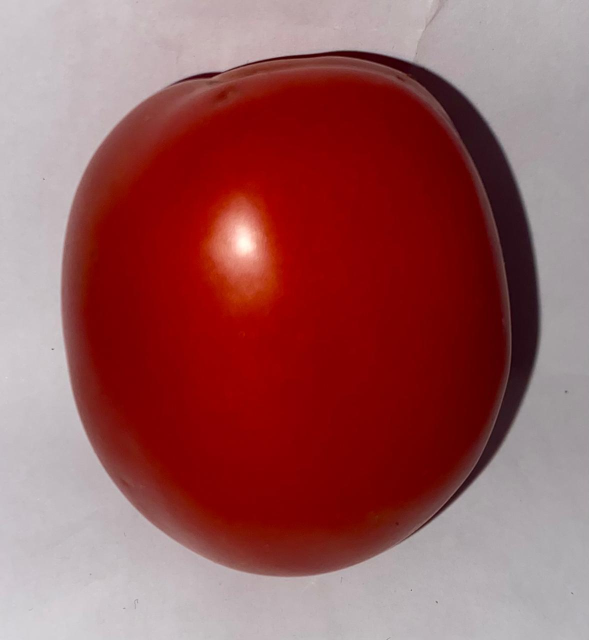
#> input picture citra/tomat/matang/1.jpg, 1177 x 1280 px (shown at 1/2 size)
$ python segmentasi_morfologi_hsi.py
#> lines starting #> are read from the running program, lines starting #| are printed output that depends on the picture; after the words box and inside, x2 and y2 are one past the last pixel; in counts of white or black regions, pixels touching at a corner belong together
import cv2
import numpy as np
import matplotlib.pyplot as plt

# === 1. BACA CITRA ===
img = cv2.imread("tomat/matang/1.jpg")
#> img is the input picture: shape (1280, 1177, 3); mean B, G, R 91, 90.3, 152.7
img_rgb = cv2.cvtColor(img, cv2.COLOR_BGR2RGB)  # Konversi ke RGB untuk ditampilkan di matplotlib

# === 2. KONVERSI KE GRAYSCALE ===
gray = cv2.cvtColor(img, cv2.COLOR_BGR2GRAY)

# === 3. THRESHOLDING (OBJEK PUTIH, BACKGROUND HITAM) ===
_, mask = cv2.threshold(gray, 0, 255, cv2.THRESH_BINARY_INV + cv2.THRESH_OTSU)
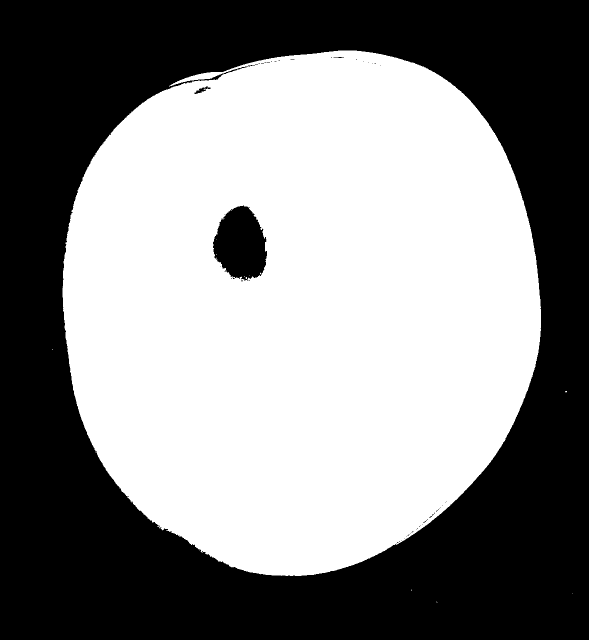
#> mask: shape (1280, 1177) (shown at 1/2 size); 52.4% white; 58 black regions (54 under 20 px), largest, box (x1, y1, x2, y2) and area: (0, 0, 1177, 1280) 704645, (426, 411, 534, 561) 11757, (388, 173, 422, 188) 172, (667, 114, 688, 116) 27

# === 4. PERBAIKI MASK DENGAN MORPHOLOGICAL OPERATION ===
kernel = np.ones((5, 5), np.uint8)
mask = cv2.morphologyEx(mask, cv2.MORPH_CLOSE, kernel)
#> mask: shape (1280, 1177); 52.5% white; 4 black regions, box (x1, y1, x2, y2) and area: (0, 0, 1177, 1280) 704018, (427, 412, 534, 555) 11540, (393, 177, 407, 186) 84, (427, 152, 437, 159) 60
mask = cv2.morphologyEx(mask, cv2.MORPH_OPEN, kernel)
#> mask: shape (1280, 1177); 52.5% white; 4 black regions, box (x1, y1, x2, y2) and area: (0, 0, 1177, 1280) 704046, (427, 412, 534, 555) 11563, (393, 177, 407, 186) 84, (427, 152, 437, 159) 60

# === 5. SEGMENTASI (HAPUS BACKGROUND) ===
segmented_rgb = cv2.bitwise_and(img_rgb, img_rgb, mask=mask)

# === 6. KONVERSI KE HSI ===
def rgb_to_hsi(image):
    image = image.astype(np.float32) / 255.0
    R, G, B = image[:, :, 0], image[:, :, 1], image[:, :, 2]
    I = (R + G + B) / 3
    min_RGB = np.minimum(np.minimum(R, G), B)
    S = 1 - (3 / (R + G + B + 1e-6)) * min_RGB
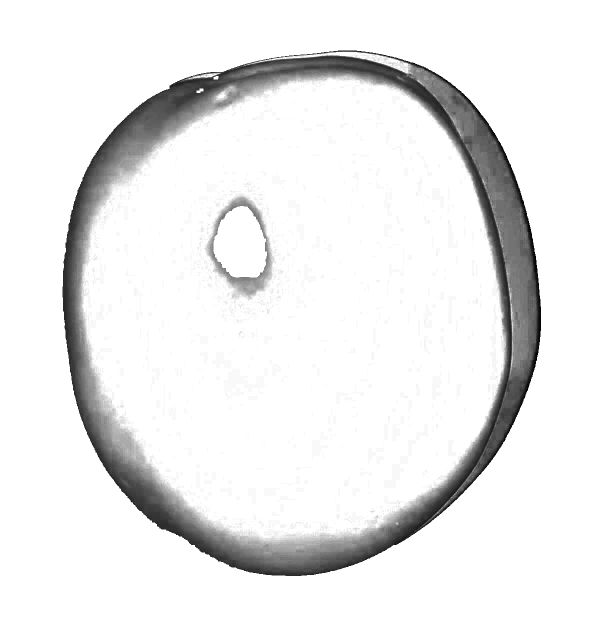
#> S: shape (1280, 1177) float32 (shown at 1/2 size); min 0.00893, max 1, mean 0.921
    num = 0.5 * ((R - G) + (R - B))
    denom = np.sqrt((R - G) ** 2 + (R - B) * (G - B)) + 1e-6
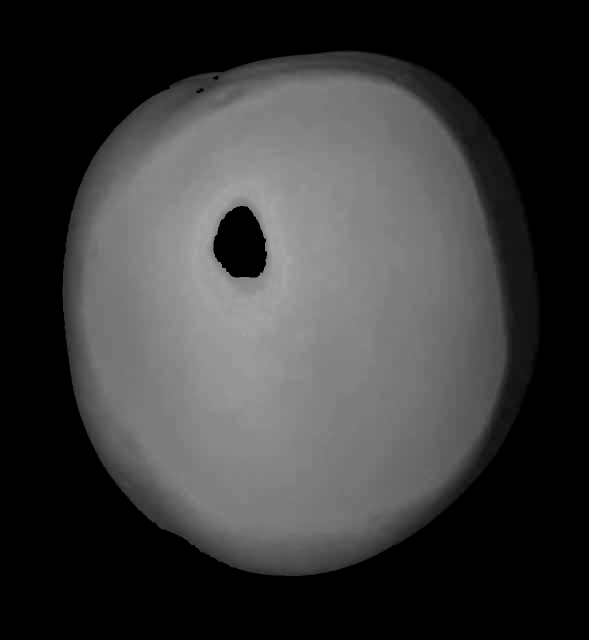
#> denom: shape (1280, 1177) float32 (shown at 1/2 size); min 1e-06, max 0.653, mean 0.228
    theta = np.arccos(num / denom)
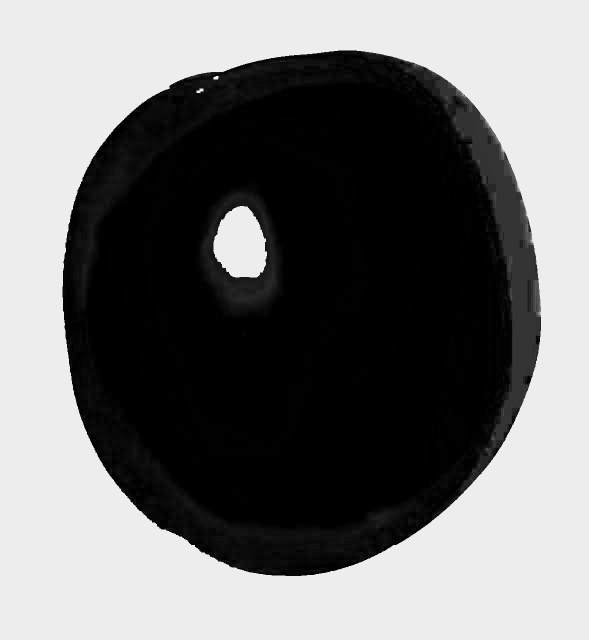
#> theta: shape (1280, 1177) float32 (shown at 1/2 size); min 0.00176, max 1.69, mean 0.769; drawn with min black and max white
    H = np.degrees(theta)
    H[B > G] = 360 - H[B > G]
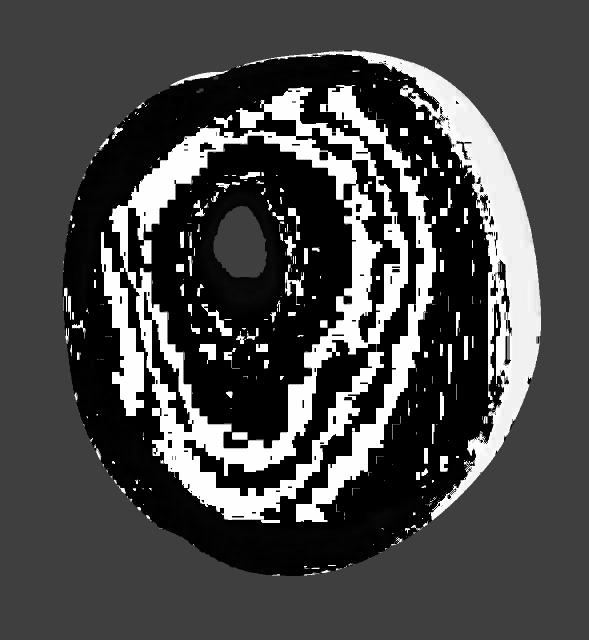
#> H: shape (1280, 1177) float32 (shown at 1/2 size); min 0.101, max 359.7, mean 102.3; drawn with min black and max white
    H = H / 360
    return np.stack([H, S, I], axis=-1)
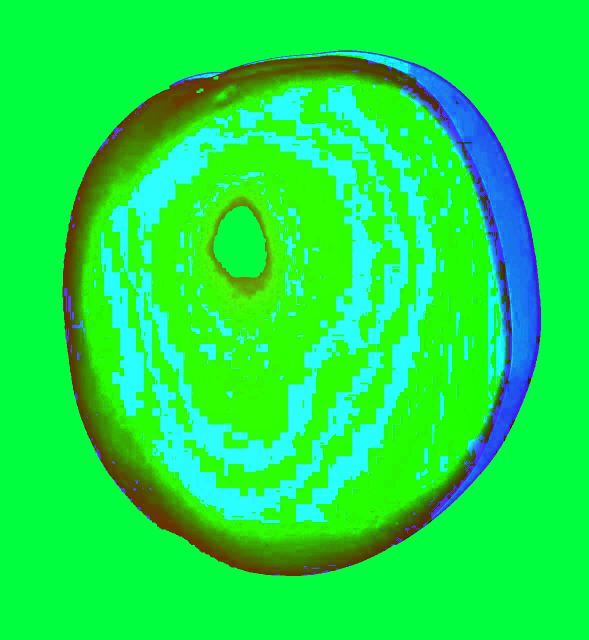
#> returned value: shape (1280, 1177, 3) float32 (shown at 1/2 size); mean of channels 0, 1, 2 0.284, 0.922, 0.0996; drawn as B, G, R

hsi_img = rgb_to_hsi(segmented_rgb)
H, S, I = hsi_img[:, :, 0], hsi_img[:, :, 1], hsi_img[:, :, 2]

# === 7. PILIH 8 PIXEL ACAK ===
pixel_indices = np.column_stack(np.where(mask > 0))  # Ambil indeks piksel dalam mask
#> pixel_indices = 790807 pairs, first value 101 to 1151, second value 125 to 1081
selected_pixels = pixel_indices[np.random.choice(len(pixel_indices), 8, replace=False)]
#> selected_pixels = [[807, 642], [423, 992], [219, 690], [324, 451], [642, 452], [982, 286], [456, 159], [376, 527]]

# === 7. PILIH 8 PIXEL KONSTAN ===


# Coordinat Matang
selected_pixels = np.array([
[548,924],
[459,857],
[333,694],
[336,523],
[924,349],
[1053,655],
[958,912],
[621,602],
])

# Coordinat Mentah
# selected_pixels = np.array([
# [851, 354],
# [633, 185],
# [502, 143],
# [428, 223],
# [763, 552],
# [760, 424],
# [795, 148],
# [938, 372],
# ])

# Coordinat Setengah_Matang
# selected_pixels = np.array([
# [298, 279],
# [984, 862],
# [293, 822],
# [497, 217],
# [789, 936],
# [899, 873],
# [1091, 531],
# [835, 424],
# ])


# === 8. TAMPILKAN PIXEL DI CITRA RGB DAN HSI ===
fig, ax = plt.subplots(1, 4, figsize=(20, 10))
ax[0].imshow(segmented_rgb)
ax[0].set_title("Citra RGB")
ax[1].imshow(H, cmap="hsv")
ax[1].set_title("Komponen Hue")
ax[2].imshow(S, cmap="gray")
ax[2].set_title("Komponen Saturation")
ax[3].imshow(I, cmap="gray")
ax[3].set_title("Komponen Intensity")
# ax[4].imshow(img_rgb)
# ax[4].set_title("Citra RGB")
# ax[5].imshow(mask)
# ax[5].set_title("Mask")
# ax[6].imshow(gray)
# ax[6].set_title("Gray")
# ax[6].imshow(gray)
# ax[6].set_title("Gray")

val_h = []
val_s = []
val_i = []

for (y, x) in selected_pixels:
    for a in ax:
        a.scatter(x, y, facecolors='none', s=50, edgecolors='white')

for idx, (y, x) in enumerate(selected_pixels):
    # hue_value = H[y, x] * 360  # Konversi ke derajat
    hue_value = H[y, x] # Konversi ke derajat
    s_value = S[y,x]
    i_value = I[y,x]
    rgb_value = segmented_rgb[y, x]  # Ambil nilai RGB
    print(f"Pixel {idx+1}: Posisi ({x}, {y}), RGB = {rgb_value}, Hue = {hue_value:.4f}, S = {s_value:.4f}, I = {i_value:.4f}")
    val_h.append(hue_value)
    val_s.append(s_value)
    val_i.append(i_value)
#> this loop made 8 passes
#> (hue_value, s_value, i_value, rgb_value) on passes 1 to 8: (0.000356, 1, 0.136, [104, 0, 0]), (0.00033, 1, 0.156, [119, 0, 0]), (0.999, 1, 0.175, [133, 0, 1]), (0.000301, 1, 0.191, [146, 0, 0]), (0.999, 1, 0.166, [126, 0, 1]), (0.00125, 0.928, 0.163, [118, 4, 3]), (0.00249, 0.349, 0.217, [93, 37, 36]), (0.000998, 1, 0.191, [145, 1, 0])
#| Pixel 1: Posisi (924, 548), RGB = [104   0   0], Hue = 0.0004, S = 1.0000, I = 0.1359
#| Pixel 2: Posisi (857, 459), RGB = [119   0   0], Hue = 0.0003, S = 1.0000, I = 0.1556
#| Pixel 3: Posisi (694, 333), RGB = [133   0   1], Hue = 0.9989, S = 1.0000, I = 0.1752
#| Pixel 4: Posisi (523, 336), RGB = [146   0   0], Hue = 0.0003, S = 1.0000, I = 0.1908
#| Pixel 5: Posisi (349, 924), RGB = [126   0   1], Hue = 0.9989, S = 1.0000, I = 0.1660
#| Pixel 6: Posisi (655, 1053), RGB = [118   4   3], Hue = 0.0013, S = 0.9280, I = 0.1634
#| Pixel 7: Posisi (912, 958), RGB = [93 37 36], Hue = 0.0025, S = 0.3494, I = 0.2170
#| Pixel 8: Posisi (602, 621), RGB = [145   1   0], Hue = 0.0010, S = 1.0000, I = 0.1908
#> after the loop, val_h = [0.000356, 0.00033, 0.999, 0.000301, 0.999, 0.00125, 0.00249, 0.000998]; val_i = [0.136, 0.156, 0.175, 0.191, 0.166, 0.163, 0.217, 0.191]; val_s = [1, 1, 1, 1, 1, 0.928, 0.349, 1]

# Hitung Rata-rata
avg_h = np.mean(val_h)
#> avg_h = 0.25
avg_s = np.mean(val_s)
#> avg_s = 0.91
avg_i = np.mean(val_i)
#> avg_i = 0.174

# Ambil hanya piksel yang termasuk dalam objek tomat berdasarkan mask
H_values = H[mask > 0]
S_values = S[mask > 0]
I_values = I[mask > 0]


# Hitung rata-rata HSI
H_mean = np.mean(H_values)
#> H_mean = 0.315
S_mean = np.mean(S_values)
#> S_mean = 0.85
I_mean = np.mean(I_values)
#> I_mean = 0.19

print(f"Rata - rata H = {avg_h:.4f}")
#| Rata - rata H = 0.2504
print(f"Rata - rata S = {avg_s:.4f}")
#| Rata - rata S = 0.9097
print(f"Rata - rata I = {avg_i:.4f}")
#| Rata - rata I = 0.1743

print("====================================")

print(f"Rata-rata Hue: {H_mean:.2f}")
#| Rata-rata Hue: 0.32
print(f"Rata-rata Saturation: {S_mean:.4f}")
#| Rata-rata Saturation: 0.8497
print(f"Rata-rata Intensity: {I_mean:.4f}")
#| Rata-rata Intensity: 0.1898

plt.show()
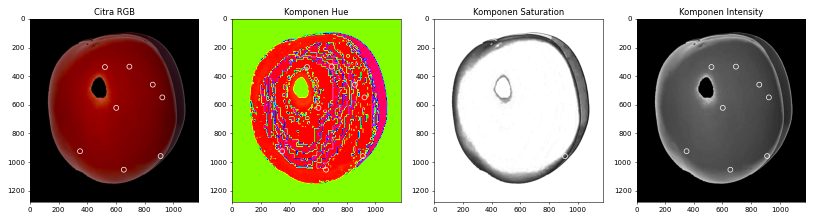
#> figure drawn by matplotlib, 4 panels

$ run again, with citra/tomat/matang/11.jpg copied over citra/tomat/matang/1.jpg
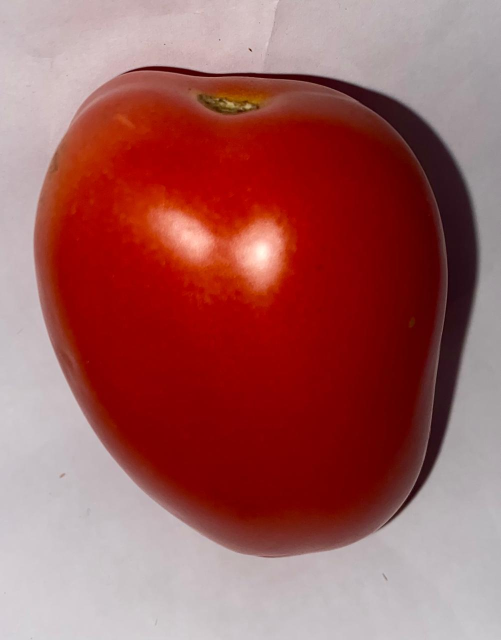
#> input picture citra/tomat/matang/11.jpg, 1001 x 1280 px (shown at 1/2 size)
#> img is the input picture: shape (1280, 1001, 3); mean B, G, R 92.7, 94.3, 160.3
#> `_, mask = cv2.threshold(gray, 0, 255, cv2.THRESH_BINARY_INV + cv2.THRE..`:
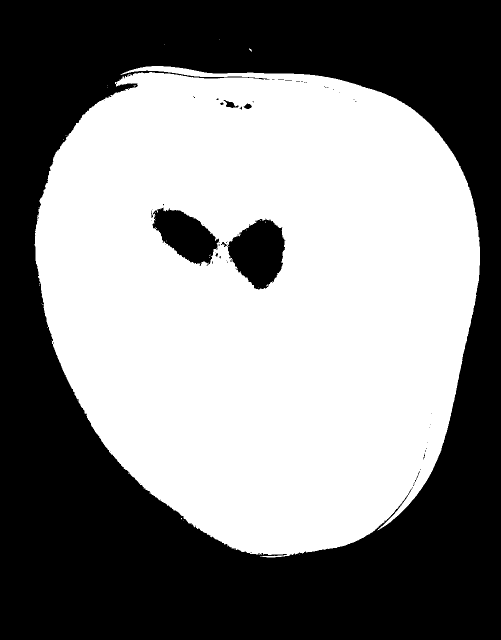
#> mask: shape (1280, 1001) (shown at 1/2 size); 52.1% white; 70 black regions (60 under 20 px), largest, box (x1, y1, x2, y2) and area: (0, 0, 1001, 1280) 593498, (455, 438, 571, 579) 10988, (304, 415, 438, 532) 8854
#> pixel_indices = 669545 pairs, first value 132 to 1114, second value 70 to 959
#> selected_pixels = [[751, 597], [549, 923], [410, 490], [568, 707], [811, 391], [240, 549], [605, 409], [882, 292]]
#> the loop `for idx, (y, x) in enumerate(selected_pixels):` made 8 passes
#> (hue_value, s_value, i_value, rgb_value) on passes 1 to 8: (0.945, 0.473, 0.0967, [39, 13, 22]), (0.000415, 1, 0.0993, [76, 0, 0]), (0.998, 1, 0.165, [124, 0, 2]), (0.00028, 1, 0.214, [164, 0, 0]), (0.999, 1, 0.161, [122, 0, 1]), (0.0173, 0.634, 0.214, [113, 31, 20]), (0.25, 1, 0, [0, 0, 0]), (0.000291, 1, 0.201, [154, 0, 0])
#> (printed output is left out)
#> after the loop `for idx, (y, x) in enumerate(selected_pixels):`: val_h = [0.945, 0.000415, 0.998, 0.00028, 0.999, 0.0173, 0.25, 0.000291]; val_i = [0.0967, 0.0993, 0.165, 0.214, 0.161, 0.214, 0, 0.201]; val_s = [0.473, 1, 1, 1, 1, 0.634, 1, 1]
#> avg_h = 0.401
#> avg_s = 0.888
#> avg_i = 0.144
#> H_mean = 0.246
#> S_mean = 0.847
#> I_mean = 0.205
#| Rata - rata H = 0.4012
#| Rata - rata S = 0.8884
#| Rata - rata I = 0.1440
#| Rata-rata Hue: 0.25
#| Rata-rata Saturation: 0.8473
#| Rata-rata Intensity: 0.2053
#> `plt.show()`:
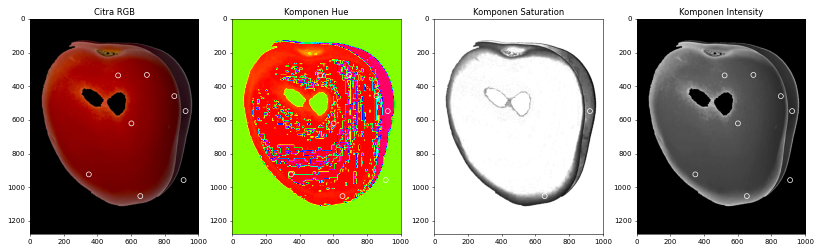
#> figure drawn by matplotlib, 4 panels

$ run again, with citra/tomat/matang/12.jpg copied over citra/tomat/matang/1.jpg
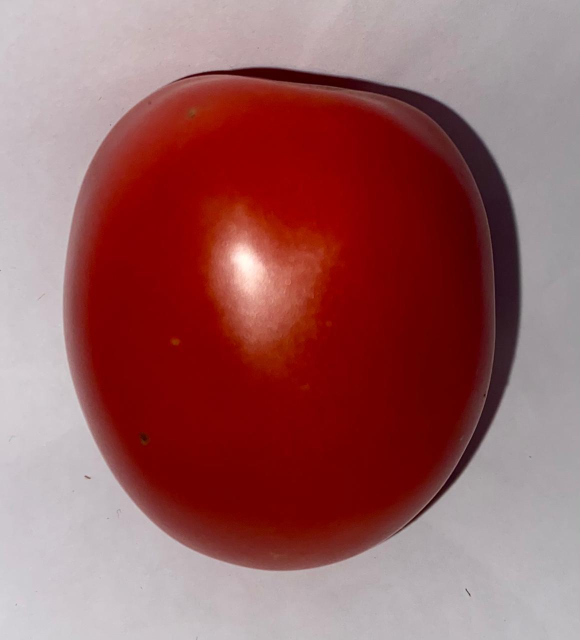
#> input picture citra/tomat/matang/12.jpg, 1160 x 1280 px (shown at 1/2 size)
#> img is the input picture: shape (1280, 1160, 3); mean B, G, R 97.8, 97.1, 153.6
#> `_, mask = cv2.threshold(gray, 0, 255, cv2.THRESH_BINARY_INV + cv2.THRE..`:
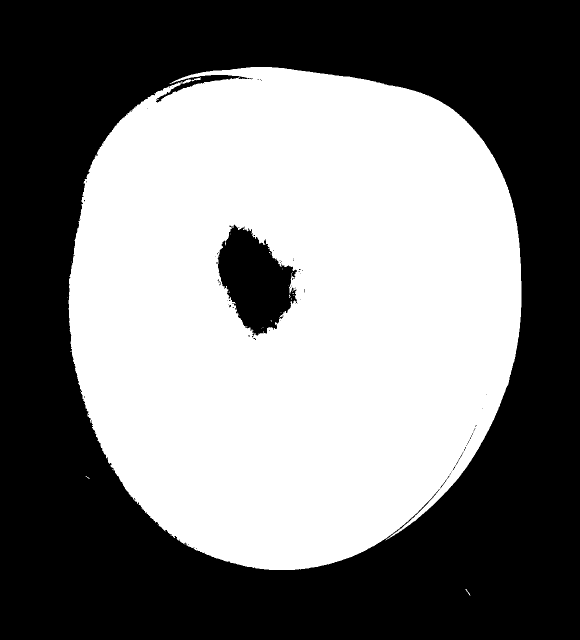
#> mask: shape (1280, 1160) (shown at 1/2 size); 48.2% white; 32 white regions (30 under 20 px), largest, box (x1, y1, x2, y2) and area: (137, 134, 1043, 1140) 715512, (931, 1178, 941, 1192) 28
#> pixel_indices = 717581 pairs, first value 134 to 1139, second value 137 to 1042
#> selected_pixels = [[346, 731], [341, 474], [1087, 561], [710, 944], [453, 389], [618, 831], [539, 1006], [646, 929]]
#> the loop `for idx, (y, x) in enumerate(selected_pixels):` made 8 passes
#> (hue_value, s_value, i_value, rgb_value) on passes 1 to 8: (0.00174, 1, 0.108, [82, 1, 0]), (0.00036, 1, 0.131, [100, 0, 0]), (0.999, 1, 0.175, [133, 0, 1]), (0.000301, 1, 0.191, [146, 0, 0]), (0.000343, 1, 0.146, [112, 0, 0]), (0.0114, 0.976, 0.163, [114, 10, 1]), (0.011, 0.126, 0.292, [91, 67, 65]), (0.0234, 0.62, 0.31, [157, 50, 30])
#> (printed output is left out)
#> after the loop `for idx, (y, x) in enumerate(selected_pixels):`: val_h = [0.00174, 0.00036, 0.999, 0.000301, 0.000343, 0.0114, 0.011, 0.0234]; val_i = [0.108, 0.131, 0.175, 0.191, 0.146, 0.163, 0.292, 0.31]; val_s = [1, 1, 1, 1, 1, 0.976, 0.126, 0.62]
#> avg_h = 0.131
#> avg_s = 0.84
#> avg_i = 0.19
#> H_mean = 0.267
#> S_mean = 0.839
#> I_mean = 0.189
#| Rata - rata H = 0.1309
#| Rata - rata S = 0.8402
#| Rata - rata I = 0.1895
#| Rata-rata Hue: 0.27
#| Rata-rata Saturation: 0.8393
#| Rata-rata Intensity: 0.1894
#> `plt.show()`:
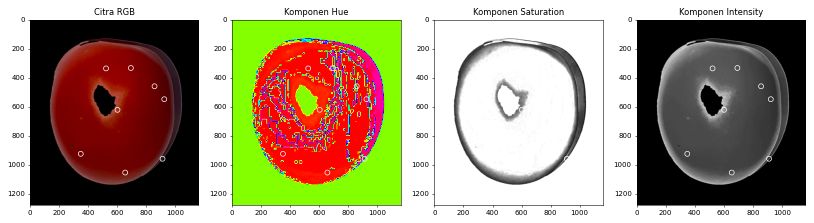
#> figure drawn by matplotlib, 4 panels
